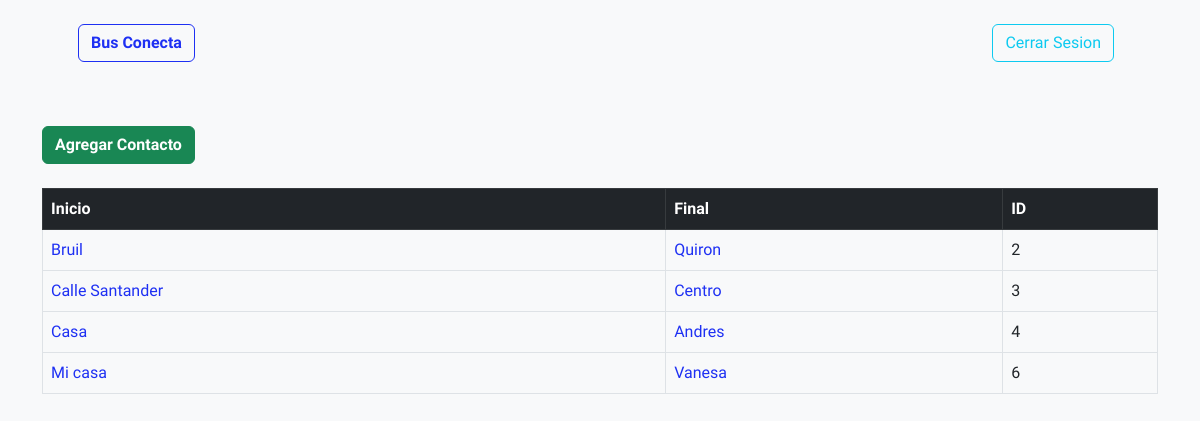
The page /home (signed in) on the database as committed earlier.
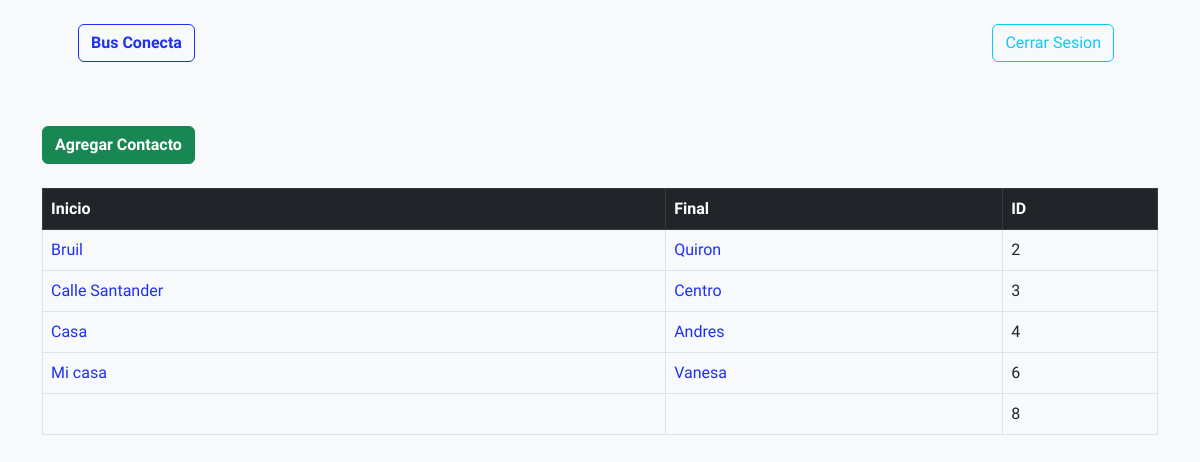
The same page on the database as committed later.
### AppBussConecta/models.py (models this page shows, shortened)
class historial(models.Model):
    tiempo_creado = models.DateTimeField(auto_now_add=True)
    inicio = models.CharField(max_length=50)
    final = models.CharField(max_length=50)
    poste_1 = models.CharField(max_length=5)
    poste_2 = models.CharField(max_length=5)
    poste_3 = models.CharField(max_length=5)
    notas =  models.CharField(max_length = 500, blank=True, null=True )

### AppBussConecta/views.py (the view)
# urls.py: path('home', views.home , name='home'),
def home(request):
    historia_records = historial.objects.all()
    return render(request, 'home.html' , {'historia_records':historia_records})

### AppBussConecta/templates/home.html (shortened to what this page needs)
{% extends "base.html" %}
{% load static %}
{% block content %}
<div class='container'>
{% if user.is_authenticated %}
<div class='align-self-start '>
  <a href="{% url 'agregar' %}" class="btn btn-success mt-3 fw-bold">Agregar Contacto </a>
</div>
<br/>
<table class="table table-hover table-bordered">
  <thead class="table-dark">
    <tr>
      <th scope="col">Inicio</th>
      <th scope="col">Final</th>
      <th scope="col">ID</th>
    </tr>
  </thead>
  <tbody>
    {% if historia_records %}
    {% for cada_historial_de_records in historia_records %}
    <tr>
      <td>
        <a href="{% url 'ubicacion' cada_historial_de_records.id %}" style="text-decoration:none;">
          {{ cada_historial_de_records.inicio}}
        </a>
      </td>
      <td>
        <a href="{% url 'ubicacion' cada_historial_de_records.id  %}" style="text-decoration:none;">
          {{ cada_historial_de_records.final}}
        </a>
      </td>
      <td> {{ cada_historial_de_records.id}} </a></td>
    </tr>
  </tbody>
  {% endfor %}
  {% endif %}
</table>
{% endif %}
{% endblock  %}

Rows that differ between the two databases and show on the page:
added historial: id "8"
